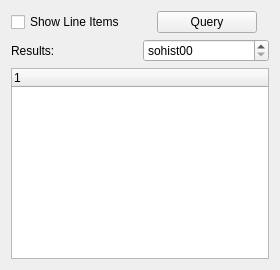
<?xml version="1.0" encoding="UTF-8"?>
<ui version="4.0">
 <comment>This file is part of the xTuple ERP: PostBooks Edition, a free and
open source Enterprise Resource Planning software suite,
Copyright (c) 1999-2011 by OpenMFG LLC, d/b/a xTuple.
It is licensed to you under the Common Public Attribution License
version 1.0, the full text of which (including xTuple-specific Exhibits)
is available at www.xtuple.com/CPAL.  By using this software, you agree
to be bound by its terms.</comment>
 <class>sohist</class>
 <widget class="QWidget" name="sohist">
  <property name="geometry">
   <rect>
    <x>0</x>
    <y>0</y>
    <width>280</width>
    <height>270</height>
   </rect>
  </property>
  <property name="windowTitle">
   <string>New Form</string>
  </property>
  <layout class="QGridLayout" name="gridLayout">
   <item row="0" column="1">
    <layout class="QVBoxLayout" name="verticalLayout">
     <property name="leftMargin">
      <number>14</number>
     </property>
     <property name="rightMargin">
      <number>12</number>
     </property>
     <item>
      <widget class="QPushButton" name="_query">
       <property name="text">
        <string>Query</string>
       </property>
      </widget>
     </item>
     <item>
      <spacer name="verticalSpacer">
       <property name="orientation">
        <enum>Qt::Vertical</enum>
       </property>
       <property name="sizeType">
        <enum>QSizePolicy::Preferred</enum>
       </property>
       <property name="sizeHint" stdset="0">
        <size>
         <width>20</width>
         <height>0</height>
        </size>
       </property>
      </spacer>
     </item>
    </layout>
   </item>
   <item row="2" column="0">
    <widget class="QLabel" name="_resultsLit">
     <property name="text">
      <string>Results:</string>
     </property>
     <property name="buddy">
      <cstring>_results</cstring>
     </property>
    </widget>
   </item>
   <item row="3" column="0" colspan="2">
    <widget class="XTreeWidget" name="_results"/>
   </item>
   <item row="0" column="0">
    <widget class="XCheckBox" name="_showLineItems">
     <property name="text">
      <string>Show Line Items</string>
     </property>
    </widget>
   </item>
   <item row="2" column="1">
    <widget class="QSpinBox" name="_selector">
     <property name="prefix">
      <string>sohist0</string>
     </property>
    </widget>
   </item>
  </layout>
 </widget>
 <customwidgets>
  <customwidget>
   <class>XCheckBox</class>
   <extends>QCheckBox</extends>
   <header>xcheckbox.h</header>
  </customwidget>
  <customwidget>
   <class>XTreeWidget</class>
   <extends>QTreeWidget</extends>
   <header>xtreewidget.h</header>
  </customwidget>
 </customwidgets>
 <tabstops>
  <tabstop>_results</tabstop>
  <tabstop>_query</tabstop>
 </tabstops>
 <resources/>
 <connections/>
</ui>
